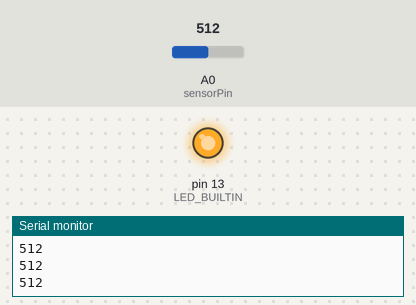
The sketch below on a simulated Arduino Uno, built with avr-gcc and run on an emulated ATmega328P. Shown: output pins drawn as LEDs (lit = HIGH), the last lines printed to the serial monitor. The inputs (shaded band) are chosen by the test bench; at power-on: A0 (sensorPin) = 512.

Above: at 1.2 s.
1.3 s: A0 (sensorPin) set to 259
2.8 s: A0 (sensorPin) set to 237
At 3.7 s:
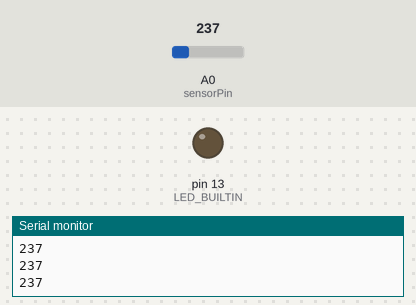
4.3 s: A0 (sensorPin) set to 260
At 4.8 s:
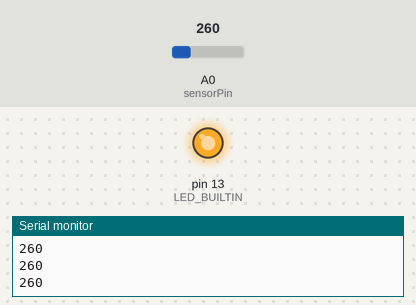
5.8 s: A0 (sensorPin) set to 240
At 7.2 s:
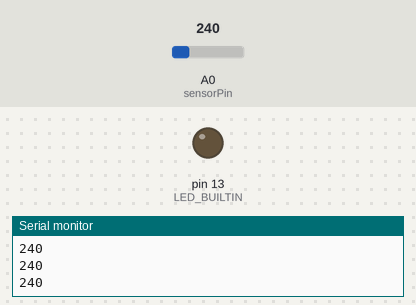
Timing chart, 0 to 8.3 s (numbered marks = the images above; inputs shaded):
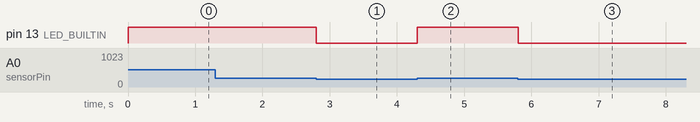

Measured:
- the behaviour switches between 251 and 250 on A0 (sensorPin) (found by bisection; images 0 and 1)
- after the input at 2.8 s, pin 13 (LED_BUILTIN): HIGH → LOW at once
- after the input at 4.3 s, pin 13 (LED_BUILTIN): LOW → HIGH at once
- after the input at 5.8 s, pin 13 (LED_BUILTIN): HIGH → LOW at once

The sketch:

mosquito97.ino
```cpp
  int sensorPin = A0;
  int sensorValue = 0;
void setup() {
  // put your setup code here, to run once:

  pinMode (LED_BUILTIN, OUTPUT);
  Serial.begin (9600);
}

void loop() {
  // put your main code here, to run repeatedly:
  sensorValue = analogRead (sensorPin);
  if(sensorValue>250){
    digitalWrite (LED_BUILTIN, HIGH);
  }else{
   digitalWrite (LED_BUILTIN, LOW);
  }

  Serial.println (sensorValue, DEC);

}
```
